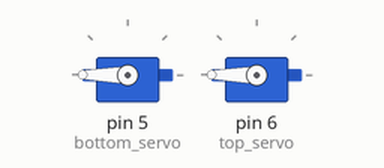
Recording of a sketch running on a simulated Arduino Uno, built with avr-gcc and run on an emulated ATmega328P. Parts: 2 × servo.

Above: at 0.55 s.
Timing chart, 0 to 3.5 s (numbered marks = the images above):
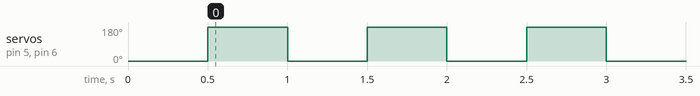

Measured:
- by itself, servo on pin 5 (bottom_servo), servo on pin 6 (top_servo): alternates 180° for 0.50 s and 0° for 0.50 s

The sketch:

servo.ino
```cpp
#include <Servo.h>

Servo bottom_servo;
Servo top_servo;

void setup() {
  bottom_servo.attach(5);
  top_servo.attach(6);
  bottom_servo.write(0);
  top_servo.write(0);
  delay(500);

}

void loop() {
  // put your main code here, to run repeatedly:
  bottom_servo.write(180);
  top_servo.write(180);
  delay(500);

  bottom_servo.write(0);
  top_servo.write(0);
  delay(500);
}
```
